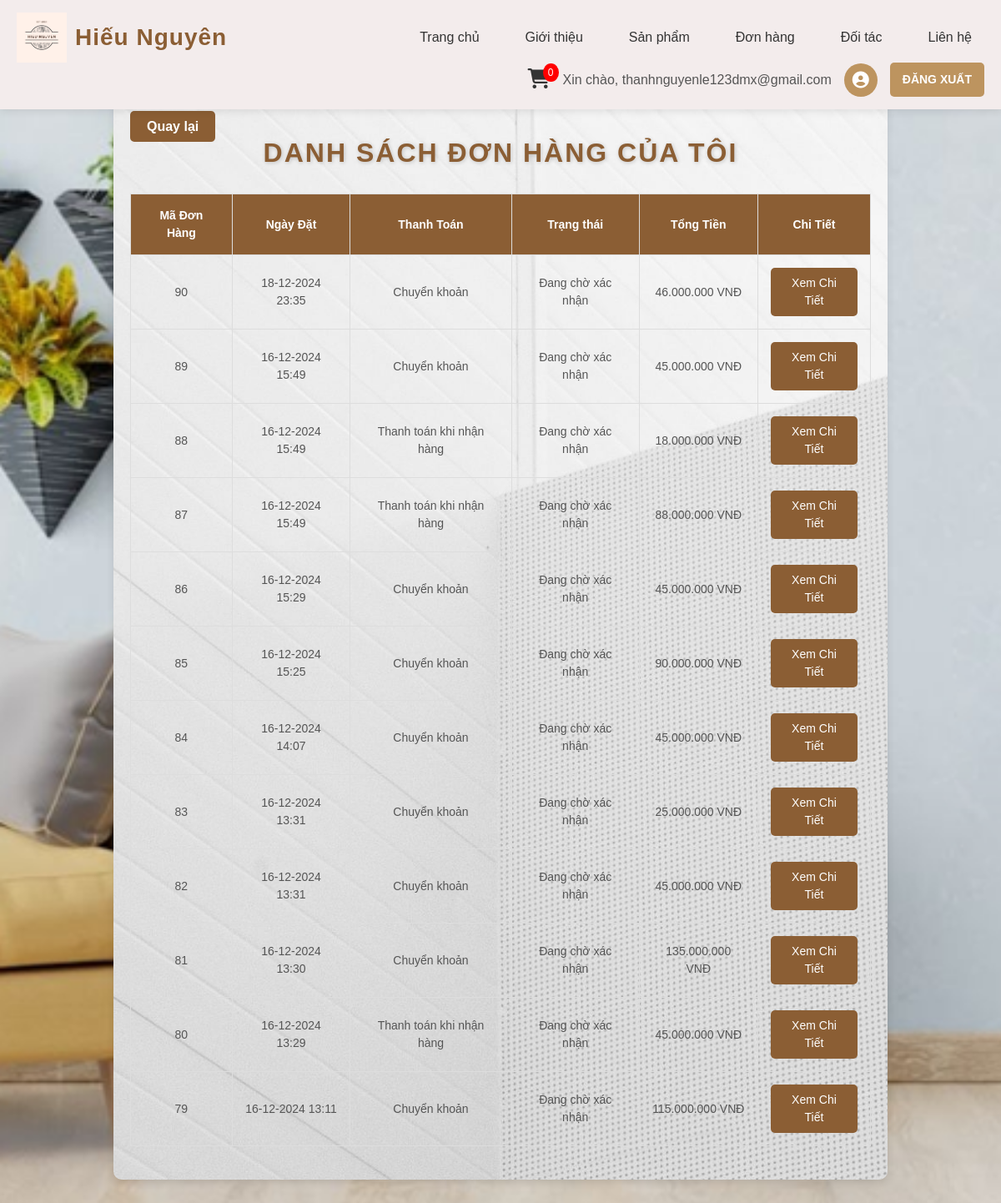
The page /frontend/pages/order_details.php (signed in) on the database as committed earlier.
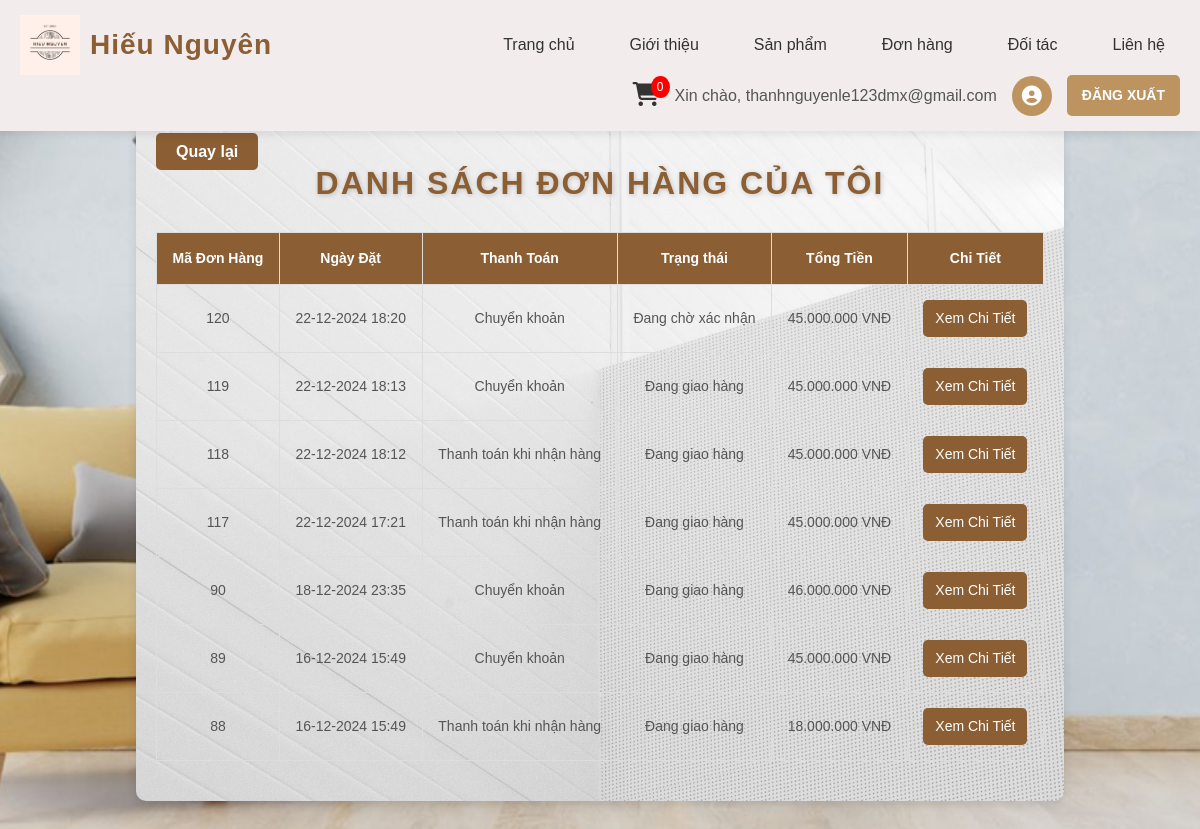
The same page on the database as committed later.
### tables this page shows
CREATE TABLE `orders` (
  `order_id` int(11) NOT NULL,
  `user_id` int(11) NOT NULL,
  `order_date` datetime NOT NULL,
  `name` varchar(255) NOT NULL,
  `phone` varchar(20) NOT NULL,
  `address` text NOT NULL,
  `payment_method` enum('cash','bank') NOT NULL,
  `order_status` varchar(50) NOT NULL DEFAULT 'pending',
  `status` varchar(50) NOT NULL DEFAULT 'awaiting confirmation',
  `estimated_delivery_date` date DEFAULT NULL,
  `total_price` decimal(10,2) NOT NULL DEFAULT 0.00
);

### frontend/pages/order_details.php (the view, shortened to what this page needs)
<?php
include '../includes/header.php';
$servername = "localhost";
$username = "root";
$password = "";
$dbname = "moc_nguyen";
$conn = new mysqli($servername, $username, $password, $dbname);
$user_id = $_SESSION['ma_khach_hang'];
$sql = "SELECT o.order_id, o.order_date, o.name, o.phone, o.address, o.payment_method,
                o.status, SUM(od.quantity * od.price) AS total_price
        FROM orders o
        JOIN order_details od ON o.order_id = od.order_id
        WHERE o.user_id = ?
        GROUP BY o.order_id
        ORDER BY o.order_date DESC";
$stmt = $conn->prepare($sql);
$stmt->bind_param("i", $user_id);
$stmt->execute();
$result = $stmt->get_result();
?>
<!DOCTYPE html>
<html lang="vi">
<head>
    <link rel="stylesheet" href="../css/order_details.css">
</head>
<body>
    <div class="order-container">
        <a href="sanpham.php" class="back-btn">Quay lại</a>
        <h2>Danh Sách Đơn Hàng Của Tôi</h2>
        <?php if ($result->num_rows > 0): ?>
            <table class="order-table">
                <thead>
                    <tr>
                        <th>Mã Đơn Hàng</th>
                        <th>Ngày Đặt</th>
                        <th>Thanh Toán</th>
                        <th>Trạng thái</th>
                        <th>Tổng Tiền</th>
                        <th>Chi Tiết</th>
                    </tr>
                </thead>
                <tbody>
                    <?php while ($row = $result->fetch_assoc()): ?>
                        <tr>
                            <td><?php echo $row['order_id']; ?></td>
                            <td><?php echo date('d-m-Y H:i', strtotime($row['order_date'])); ?></td>
                            <td>
                                <?php
                                echo $row['payment_method'] === 'cash'
                                    ? 'Thanh toán khi nhận hàng'
                                    : 'Chuyển khoản';
                                ?>
                            </td>
                            <td>
                                <?php
                                echo $row['status'] === 'awaiting confirmation'
                                    ? "Đang chờ xác nhận"
                                    : "Đang giao hàng";
                                ?>
                            </td>
                            <td><?php echo number_format($row['total_price'], 0, ',', '.'); ?> VNĐ</td>
                            <td>
                                <a href="view_orders.php?order_id=<?php echo $row['order_id']; ?>" class="btn-details">Xem Chi Tiết</a>
                            </td>
                        </tr>
                    <?php endwhile; ?>
                </tbody>
            </table>
        <?php else: ?>
            <p>Bạn chưa có đơn hàng nào.</p>
        <?php endif; ?>
    </div>
</body>
</html>

Rows that differ between the two databases and show on the page:
removed orders: order_id "87", order_date "16-12-2024 15:49", payment_method "Thanh toán khi nhận hàng", shows "Đang chờ xác nhận", total_price "88.000.000"
removed orders: order_id "86", order_date "16-12-2024 15:29", payment_method "Chuyển khoản", shows "Đang chờ xác nhận", total_price "45.000.000"
removed orders: order_id "85", order_date "16-12-2024 15:25", payment_method "Chuyển khoản", shows "Đang chờ xác nhận", total_price "90.000.000"
removed orders: order_id "84", order_date "16-12-2024 14:07", payment_method "Chuyển khoản", shows "Đang chờ xác nhận", total_price "45.000.000"
removed orders: order_id "83", order_date "16-12-2024 13:31", payment_method "Chuyển khoản", shows "Đang chờ xác nhận", total_price "25.000.000"
removed orders: order_id "82", order_date "16-12-2024 13:31", payment_method "Chuyển khoản", shows "Đang chờ xác nhận", total_price "45.000.000"
removed orders: order_id "81", order_date "16-12-2024 13:30", payment_method "Chuyển khoản", shows "Đang chờ xác nhận", total_price "135.000.000"
removed orders: order_id "80", order_date "16-12-2024 13:29", payment_method "Thanh toán khi nhận hàng", shows "Đang chờ xác nhận", total_price "45.000.000"
removed orders: order_id "79", order_date "16-12-2024 13:11", payment_method "Chuyển khoản", shows "Đang chờ xác nhận", total_price "115.000.000"
added orders: order_id "120", order_date "22-12-2024 18:20", payment_method "Chuyển khoản", shows "Đang chờ xác nhận", total_price "45.000.000"
added orders: order_id "119", order_date "22-12-2024 18:13", payment_method "Chuyển khoản", status "Đang giao hàng", total_price "45.000.000"
added orders: order_id "118", order_date "22-12-2024 18:12", payment_method "Thanh toán khi nhận hàng", status "Đang giao hàng", total_price "45.000.000"
added orders: order_id "117", order_date "22-12-2024 17:21", payment_method "Thanh toán khi nhận hàng", status "Đang giao hàng", total_price "45.000.000"
changed orders id 90: status "Đang chờ xác nhận" → "Đang giao hàng"
changed orders id 89: status "Đang chờ xác nhận" → "Đang giao hàng"
changed orders id 88: status "Đang chờ xác nhận" → "Đang giao hàng"
